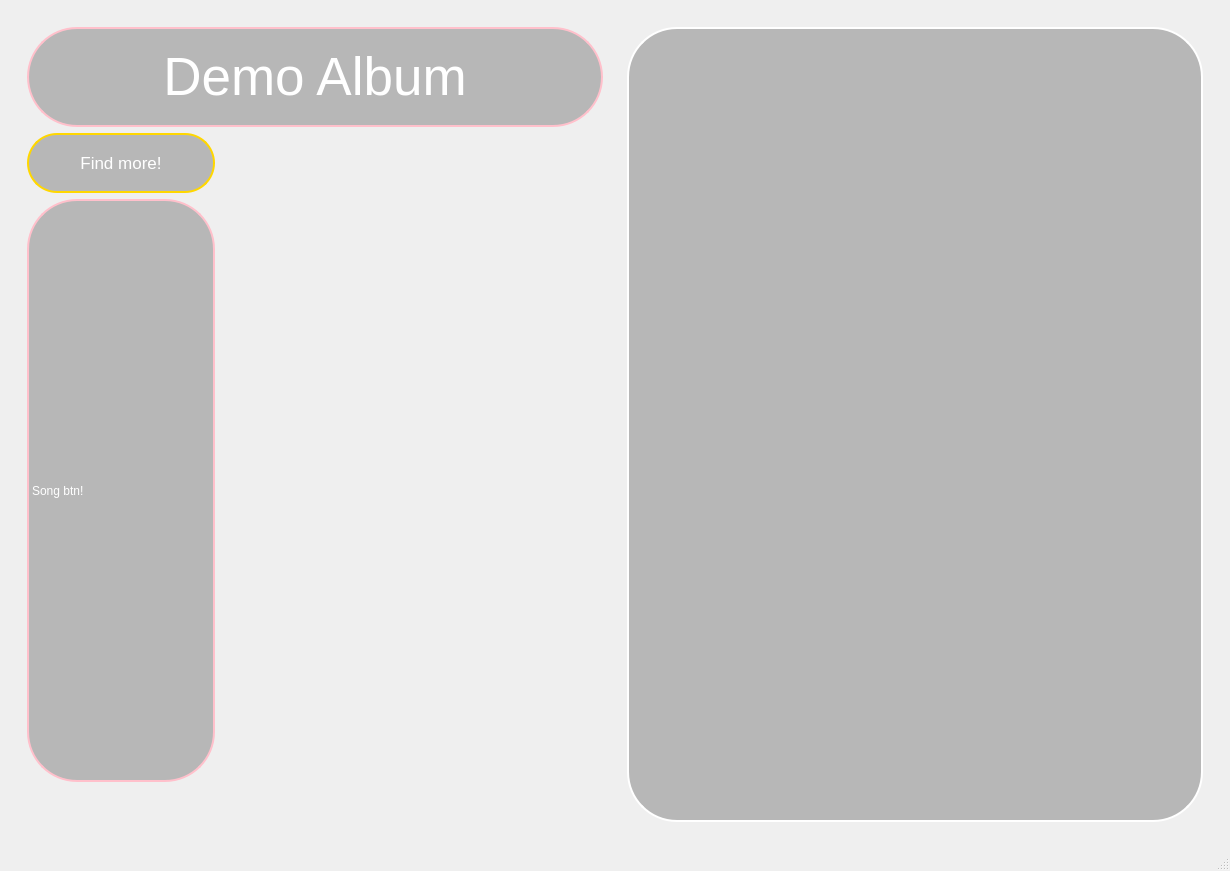
<?xml version="1.0" encoding="UTF-8"?>
<ui version="4.0">
 <class>MainWindow</class>
 <widget class="QMainWindow" name="MainWindow">
  <property name="geometry">
   <rect>
    <x>0</x>
    <y>0</y>
    <width>1230</width>
    <height>871</height>
   </rect>
  </property>
  <property name="windowTitle">
   <string>MainWindow</string>
  </property>
  <widget class="QWidget" name="central_widget">
   <property name="styleSheet">
    <string notr="true">#central_widget {
 background: qlineargradient(x1:0, y1:0, x2:1, y2:1,
            stop:0 #4B0082, stop:1 #000000);
}
</string>
   </property>
   <layout class="QHBoxLayout" name="horizontalLayout_2">
    <item>
     <widget class="QGroupBox" name="big_box">
      <property name="styleSheet">
       <string notr="true">QGroupBox{
   border: none;
}
</string>
      </property>
      <property name="title">
       <string/>
      </property>
      <property name="flat">
       <bool>true</bool>
      </property>
      <layout class="QHBoxLayout" name="horizontalLayout">
       <item>
        <widget class="QGroupBox" name="left_box">
         <property name="title">
          <string/>
         </property>
         <property name="flat">
          <bool>true</bool>
         </property>
         <layout class="QGridLayout" name="gridLayout" rowstretch="1,0">
          <item row="0" column="0">
           <layout class="QGridLayout" name="song_grid">
            <item row="2" column="2">
             <widget class="QLabel" name="label_4">
              <property name="text">
               <string/>
              </property>
             </widget>
            </item>
            <item row="2" column="1">
             <widget class="QLabel" name="label_3">
              <property name="text">
               <string/>
              </property>
             </widget>
            </item>
            <item row="0" column="0" colspan="3">
             <widget class="QLabel" name="label">
              <property name="sizePolicy">
               <sizepolicy hsizetype="Preferred" vsizetype="Minimum">
                <horstretch>0</horstretch>
                <verstretch>0</verstretch>
               </sizepolicy>
              </property>
              <property name="maximumSize">
               <size>
                <width>16777215</width>
                <height>100</height>
               </size>
              </property>
              <property name="font">
               <font>
                <pointsize>40</pointsize>
               </font>
              </property>
              <property name="styleSheet">
               <string notr="true"> border: 2px solid pink;
 background-color: rgba(128, 128, 128, 128);
 border-radius: 50px;
color: white;


</string>
              </property>
              <property name="lineWidth">
               <number>3</number>
              </property>
              <property name="text">
               <string>Demo Album</string>
              </property>
              <property name="alignment">
               <set>Qt::AlignCenter</set>
              </property>
             </widget>
            </item>
            <item row="1" column="0">
             <widget class="QPushButton" name="search_btn">
              <property name="sizePolicy">
               <sizepolicy hsizetype="Minimum" vsizetype="Minimum">
                <horstretch>0</horstretch>
                <verstretch>0</verstretch>
               </sizepolicy>
              </property>
              <property name="maximumSize">
               <size>
                <width>16777215</width>
                <height>60</height>
               </size>
              </property>
              <property name="font">
               <font>
                <pointsize>13</pointsize>
               </font>
              </property>
              <property name="styleSheet">
               <string notr="true"> border: 2px solid gold;
 background-color: rgba(128, 128, 128, 128);
 border-radius: 30px;
color: white;


</string>
              </property>
              <property name="text">
               <string>Find more!</string>
              </property>
             </widget>
            </item>
            <item row="2" column="0">
             <widget class="QLabel" name="label_2">
              <property name="styleSheet">
               <string notr="true">                    border: 2px solid pink;
                    background-color: rgba(128, 128, 128, 128);
                    border-radius: 50px;
                    color: white; </string>
              </property>
              <property name="text">
               <string>Song btn!</string>
              </property>
             </widget>
            </item>
           </layout>
          </item>
          <item row="1" column="0">
           <spacer name="verticalSpacer">
            <property name="orientation">
             <enum>Qt::Vertical</enum>
            </property>
            <property name="sizeHint" stdset="0">
             <size>
              <width>20</width>
              <height>40</height>
             </size>
            </property>
           </spacer>
          </item>
         </layout>
        </widget>
       </item>
       <item>
        <widget class="QGroupBox" name="right_box">
         <property name="title">
          <string/>
         </property>
         <property name="flat">
          <bool>true</bool>
         </property>
         <layout class="QVBoxLayout" name="verticalLayout">
          <item>
           <widget class="QListWidget" name="song_queue_widget">
            <property name="sizePolicy">
             <sizepolicy hsizetype="Preferred" vsizetype="Expanding">
              <horstretch>0</horstretch>
              <verstretch>0</verstretch>
             </sizepolicy>
            </property>
            <property name="styleSheet">
             <string notr="true"> border: 2px solid white;
 background-color: rgba(128, 128, 128, 128);
 border-radius: 50px;
color: white;



</string>
            </property>
           </widget>
          </item>
         </layout>
        </widget>
       </item>
      </layout>
     </widget>
    </item>
   </layout>
  </widget>
  <widget class="QMenuBar" name="menubar">
   <property name="geometry">
    <rect>
     <x>0</x>
     <y>0</y>
     <width>1230</width>
     <height>21</height>
    </rect>
   </property>
  </widget>
  <widget class="QStatusBar" name="statusbar"/>
 </widget>
 <resources>
  <include location="../resource_file.qrc"/>
 </resources>
 <connections/>
</ui>
